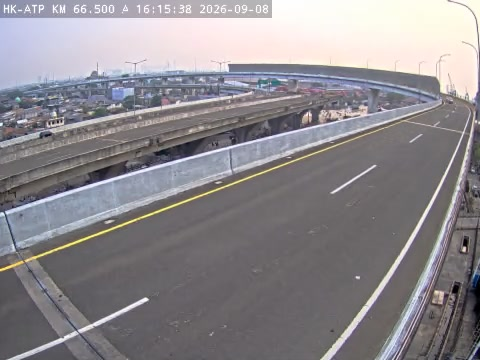
#> input picture f2/a.jpg, 480 x 360 px
$ python detect_solid_line.py ../../f2/a.jpg --out out.png
#> lines starting #> are read from the running program, lines starting #| are printed output that depends on the picture; after the words box and inside, x2 and y2 are one past the last pixel; in counts of white or black regions, pixels touching at a corner belong together
#> in main, image is the input picture: shape (360, 480, 3); mean B, G, R 141.8, 137.4, 141.1
#!/usr/bin/env python
"""Detect a solid lane boundary and sample points along it.

The dash fit in ``fit_dash_line.mjs`` needs a second lane boundary to make the
focal length identifiable.  This script extracts that boundary from a frame:
threshold a colour (yellow median line or white edge line), keep the connected
component with the largest vertical extent inside the ROI, fit a robust line,
and sample the median column per row bin.

Example:
  py scripts/calib_compare/detect_solid_line.py videos/frames/belmera_tm30_001.png \
      --color yellow --roi 450,250,640,720 --vmin 300 --vmax 715 \
      --out videos/frames/belmera_solid_yellow.json

The output is a JSON array of ``{"u": ..., "v": ...}`` points, directly usable as
``--solid`` in ``fit_dash_line.mjs``.
"""

from __future__ import annotations

import argparse
import json

import cv2
import numpy as np


def detect(
    image: np.ndarray,
    color: str,
    roi: tuple[int, int, int, int],
    vmin: int,
    vmax: int,
    n_sample: int,
) -> tuple[list[dict[str, float]], dict]:
#> called with color = 'yellow', roi = (0, 0, 10000, 10000), vmin = 0, vmax = 10000, n_sample = 16
    h, w = image.shape[:2]
#> h = 360; w = 480
    x0, y0, x1, y1 = roi
    x0, y0 = max(0, x0), max(0, y0)
    x1, y1 = min(w, x1), min(h, y1)
#> x1 = 480; y1 = 360
    sub = image[y0:y1, x0:x1]
    b, g, r = (sub[:, :, i].astype(int) for i in range(3))
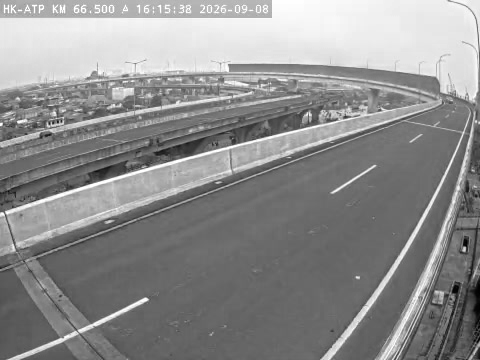
#> b: shape (360, 480) int64; min 0, max 255, mean 141.8
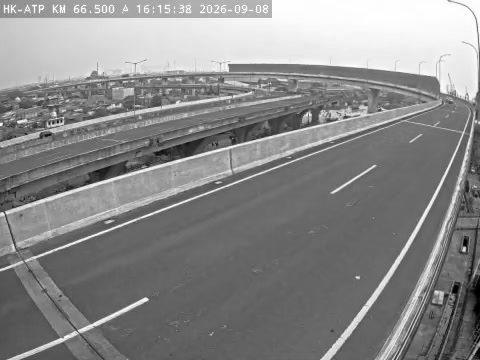
#> g: shape (360, 480) int64; min 0, max 255, mean 137.4

    if color == "yellow":
        mask = (r > 170) & (g > 125) & (b < 200) & (r - b > 50) & (g - b > 20)
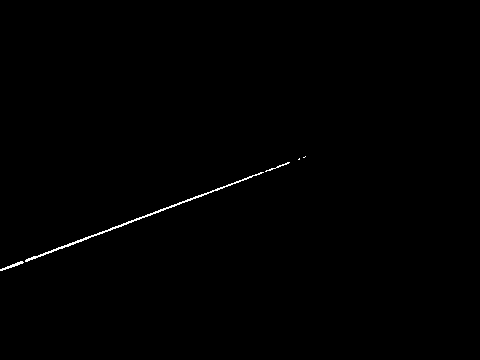
#> mask: shape (360, 480) bool; 0.37% white in thin lines or dots, all inside (x1, y1, x2, y2) = (0, 156, 306, 271)
    elif color == "white":
        hi = np.maximum(np.maximum(r, g), b)
        lo = np.minimum(np.minimum(r, g), b)
        mask = (lo > 150) & (hi - lo < 45)
    else:
        raise SystemExit("--color must be yellow or white")

    mask = mask.astype(np.uint8) * 255
    mask = cv2.morphologyEx(mask, cv2.MORPH_OPEN, np.ones((3, 3), np.uint8))
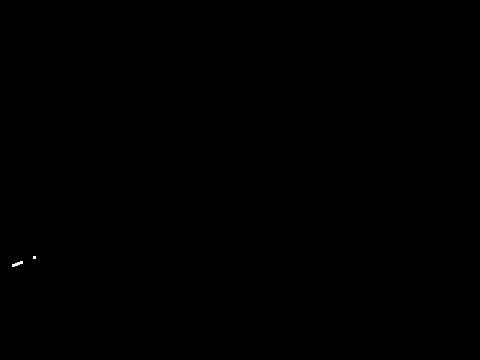
#> mask: shape (360, 480); 0.02% white in thin lines or dots, all inside (x1, y1, x2, y2) = (12, 256, 36, 267)
    mask = cv2.morphologyEx(mask, cv2.MORPH_CLOSE, np.ones((5, 5), np.uint8))

    n_labels, labels, stats, _ = cv2.connectedComponentsWithStats(mask, 8)
#> labels: shape (360, 480) int32; 3 distinct labels, from 0 to 2
#> n_labels = 3; stats = [[0, 0, 480, 360, 172757], [33, 256, 3, 3, 9], [12, 261, 11, 6, 34]]
    best = None
    for idx in range(1, n_labels):
        _, _, _, hh, area = stats[idx]
        if area < 80 or hh < 40:
            continue
        yy, xx = np.nonzero(labels == idx)
        vv, uu = yy + y0, xx + x0
        keep = (vv >= vmin) & (vv <= vmax)
        if keep.sum() < 30:
            continue
        span = int(vv[keep].max() - vv[keep].min())
        if best is None or span > best[0]:
            best = (span, uu[keep], vv[keep])
#> this loop made 2 passes
#> (hh, area) on pass 2: (6, 34)
    if best is None:
        return [], {"status": "NO_COMPONENT"}

    _, uu, vv = best
    a, b = np.polyfit(vv.astype(float), uu.astype(float), 1)
    for _ in range(5):
        resid = np.abs(uu - (a * vv + b))
        keep = resid < max(2.5, 3.0 * np.median(resid))
        a, b = np.polyfit(vv[keep].astype(float), uu[keep].astype(float), 1)
    resid = np.abs(uu - (a * vv + b))
    keep = resid < max(2.5, 3.0 * np.median(resid))

    vs = np.linspace(vv[keep].min(), vv[keep].max(), n_sample)
    points = []
    for v in vs:
        sel = keep & (np.abs(vv - v) < 6)
        if sel.sum() >= 2:
            points.append({"u": float(np.median(uu[sel])), "v": float(np.median(vv[sel]))})

    info = {
        "status": "OK",
        "color": color,
        "roi": [x0, y0, x1, y1],
        "component_pixels": int(keep.sum()),
        "v_range": [int(vv[keep].min()), int(vv[keep].max())],
        "line_u_per_v": float(a),
        "line_u_at_v0": float(b),
        "line_rms_px": float(np.sqrt(np.mean((uu[keep] - (a * vv[keep] + b)) ** 2))),
        "points": len(points),
    }
    return points, info


def main() -> None:
    ap = argparse.ArgumentParser(description=__doc__)
    ap.add_argument("image")
    ap.add_argument("--color", default="yellow", choices=["yellow", "white"])
    ap.add_argument("--roi", default="0,0,10000,10000",
                    help="x0,y0,x1,y1 in image pixels")
    ap.add_argument("--vmin", type=int, default=0)
    ap.add_argument("--vmax", type=int, default=10000)
    ap.add_argument("--n", type=int, default=16, help="number of sampled points")
    ap.add_argument("--out", required=True)
    ap.add_argument("--overlay", default=None,
                    help="optional path for a PNG with the detected line drawn")
    args = ap.parse_args()

    image = cv2.imread(args.image)
    if image is None:
        raise SystemExit(f"cannot read {args.image}")
    roi = tuple(int(x) for x in args.roi.split(","))
    points, info = detect(image, args.color, roi, args.vmin, args.vmax, args.n)
#> points = []; info = {'status': 'NO_COMPONENT'}

    with open(args.out, "w", encoding="utf-8") as fh:
        json.dump(points, fh, indent=2)
    print(json.dumps(info, indent=2))
#| {
#|   "status": "NO_COMPONENT"
#| }

    if args.overlay and points:
        vis = image.copy()
        for p in points:
            cv2.circle(vis, (int(round(p["u"])), int(round(p["v"]))), 3, (0, 0, 255), -1)
        cv2.imwrite(args.overlay, vis)
        print(f"wrote {args.overlay}")


if __name__ == "__main__":
    main()

$ run again, on f2/t514.jpg
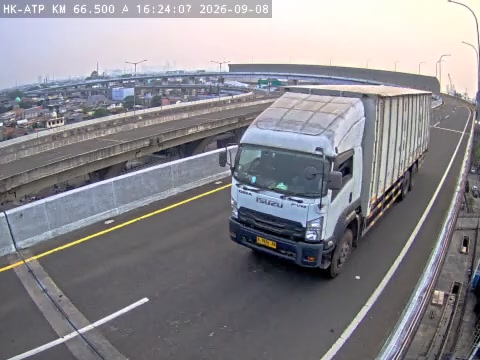
#> input picture f2/t514.jpg, 480 x 360 px
#> in main, image is the input picture: shape (360, 480, 3); mean B, G, R 141.5, 136, 137.4
#> in detect, `b, g, r = (sub[:, :, i].astype(int) for i in range(3))`:
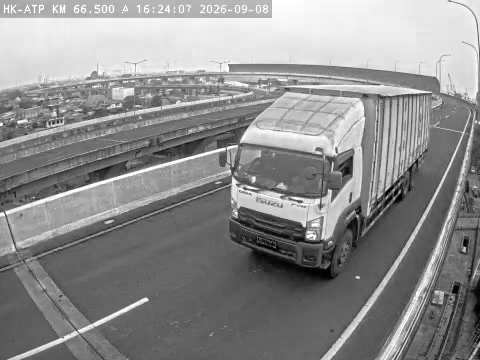
#> b: shape (360, 480) int64; min 0, max 255, mean 141.5
#> in detect, `b, g, r = (sub[:, :, i].astype(int) for i in range(3))`:
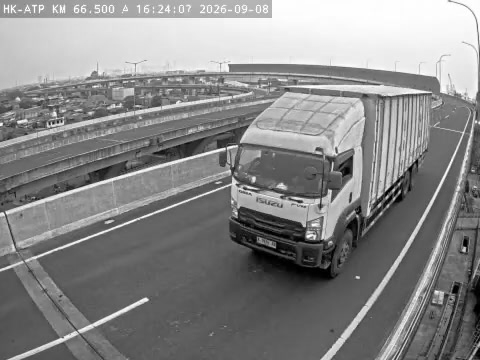
#> g: shape (360, 480) int64; min 0, max 255, mean 136
#> labels: shape (360, 480) int32; 4 distinct labels, from 0 to 3
#> n_labels = 4; stats = [[0, 0, 480, 360, 172724], [66, 244, 3, 3, 9], [28, 256, 9, 5, 27], [7, 261, 16, 8, 40]]
#> the loop in detect, `for idx in range(1, n_labels):` made 3 passes
#> (hh, area) on passes 2 to 3: (5, 27), (8, 40)
#> points = []; info = {'status': 'NO_COMPONENT'}
#| {
#|   "status": "NO_COMPONENT"
#| }
